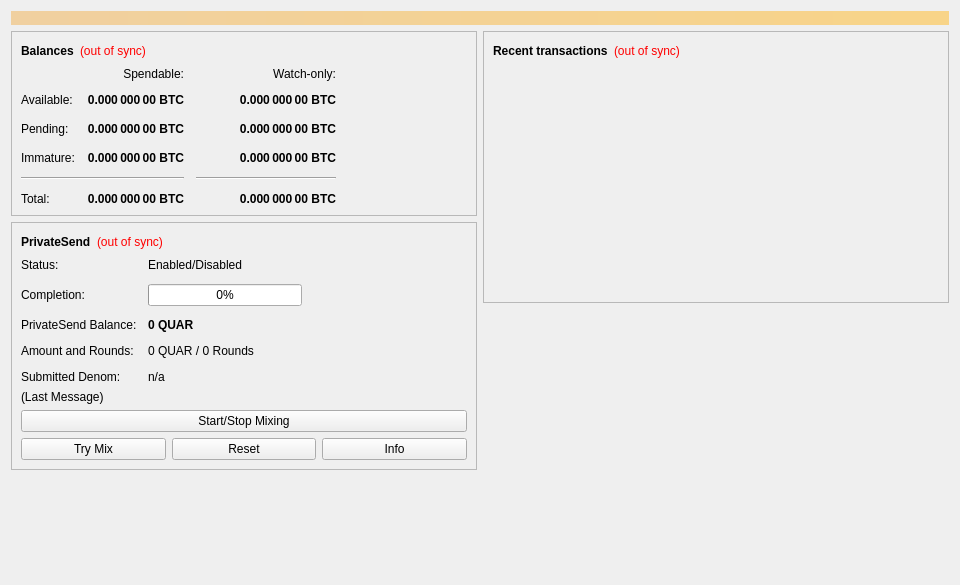
<?xml version="1.0" encoding="UTF-8"?>
<ui version="4.0">
 <class>OverviewPage</class>
 <widget class="QWidget" name="OverviewPage">
  <property name="geometry">
   <rect>
    <x>0</x>
    <y>0</y>
    <width>960</width>
    <height>585</height>
   </rect>
  </property>
  <property name="minimumSize">
   <size>
    <width>960</width>
    <height>0</height>
   </size>
  </property>
  <property name="windowTitle">
   <string>Form</string>
  </property>
  <layout class="QVBoxLayout" name="topLayout">
   <item>
    <widget class="QLabel" name="labelAlerts">
     <property name="visible">
      <bool>false</bool>
     </property>
     <property name="styleSheet">
      <string notr="true">background-color: qlineargradient(x1: 0, y1: 0, x2: 1, y2: 0, stop:0 #F0D0A0, stop:1 #F8D488); color:#000000;</string>
     </property>
     <property name="wordWrap">
      <bool>true</bool>
     </property>
     <property name="margin">
      <number>3</number>
     </property>
    </widget>
   </item>
   <item>
    <layout class="QHBoxLayout" name="horizontalLayout" stretch="1,1">
     <item>
      <layout class="QVBoxLayout" name="verticalLayout_2">
       <item>
        <widget class="QFrame" name="frame">
         <property name="frameShape">
          <enum>QFrame::StyledPanel</enum>
         </property>
         <property name="frameShadow">
          <enum>QFrame::Raised</enum>
         </property>
         <layout class="QVBoxLayout" name="verticalLayout_4">
          <item>
           <layout class="QHBoxLayout" name="horizontalLayout_4">
            <item>
             <widget class="QLabel" name="label_5">
              <property name="font">
               <font>
                <weight>75</weight>
                <bold>true</bold>
               </font>
              </property>
              <property name="text">
               <string>Balances</string>
              </property>
             </widget>
            </item>
            <item>
             <widget class="QLabel" name="labelWalletStatus">
              <property name="toolTip">
               <string>The displayed information may be out of date. Your wallet automatically synchronizes with the QUAR network after a connection is established, but this process has not completed yet.</string>
              </property>
              <property name="styleSheet">
               <string notr="true">QLabel { color: red; }</string>
              </property>
              <property name="text">
               <string notr="true">(out of sync)</string>
              </property>
              <property name="alignment">
               <set>Qt::AlignLeading|Qt::AlignLeft|Qt::AlignVCenter</set>
              </property>
             </widget>
            </item>
            <item>
             <spacer name="horizontalSpacer_3">
              <property name="orientation">
               <enum>Qt::Horizontal</enum>
              </property>
              <property name="sizeHint" stdset="0">
               <size>
                <width>40</width>
                <height>20</height>
               </size>
              </property>
             </spacer>
            </item>
           </layout>
          </item>
          <item>
           <layout class="QGridLayout" name="gridLayout">
            <property name="spacing">
             <number>12</number>
            </property>
            <item row="2" column="2">
             <widget class="QLabel" name="labelWatchPending">
              <property name="font">
               <font>
                <weight>75</weight>
                <bold>true</bold>
               </font>
              </property>
              <property name="cursor">
               <cursorShape>IBeamCursor</cursorShape>
              </property>
              <property name="toolTip">
               <string>Unconfirmed transactions to watch-only addresses</string>
              </property>
              <property name="text">
               <string notr="true">0.000 000 00 BTC</string>
              </property>
              <property name="alignment">
               <set>Qt::AlignRight|Qt::AlignTrailing|Qt::AlignVCenter</set>
              </property>
              <property name="textInteractionFlags">
               <set>Qt::LinksAccessibleByMouse|Qt::TextSelectableByKeyboard|Qt::TextSelectableByMouse</set>
              </property>
             </widget>
            </item>
            <item row="2" column="1">
             <widget class="QLabel" name="labelUnconfirmed">
              <property name="font">
               <font>
                <weight>75</weight>
                <bold>true</bold>
               </font>
              </property>
              <property name="cursor">
               <cursorShape>IBeamCursor</cursorShape>
              </property>
              <property name="toolTip">
               <string>Total of transactions that have yet to be confirmed, and do not yet count toward the spendable balance</string>
              </property>
              <property name="text">
               <string notr="true">0.000 000 00 BTC</string>
              </property>
              <property name="alignment">
               <set>Qt::AlignRight|Qt::AlignTrailing|Qt::AlignVCenter</set>
              </property>
              <property name="textInteractionFlags">
               <set>Qt::LinksAccessibleByMouse|Qt::TextSelectableByKeyboard|Qt::TextSelectableByMouse</set>
              </property>
             </widget>
            </item>
            <item row="3" column="2">
             <widget class="QLabel" name="labelWatchImmature">
              <property name="font">
               <font>
                <weight>75</weight>
                <bold>true</bold>
               </font>
              </property>
              <property name="cursor">
               <cursorShape>IBeamCursor</cursorShape>
              </property>
              <property name="toolTip">
               <string>Mined balance in watch-only addresses that has not yet matured</string>
              </property>
              <property name="text">
               <string notr="true">0.000 000 00 BTC</string>
              </property>
              <property name="alignment">
               <set>Qt::AlignRight|Qt::AlignTrailing|Qt::AlignVCenter</set>
              </property>
              <property name="textInteractionFlags">
               <set>Qt::LinksAccessibleByMouse|Qt::TextSelectableByKeyboard|Qt::TextSelectableByMouse</set>
              </property>
             </widget>
            </item>
            <item row="4" column="0" colspan="2">
             <widget class="Line" name="lineSpendableBalance">
              <property name="orientation">
               <enum>Qt::Horizontal</enum>
              </property>
             </widget>
            </item>
            <item row="4" column="2">
             <widget class="Line" name="lineWatchBalance">
              <property name="sizePolicy">
               <sizepolicy hsizetype="Preferred" vsizetype="Fixed">
                <horstretch>0</horstretch>
                <verstretch>0</verstretch>
               </sizepolicy>
              </property>
              <property name="minimumSize">
               <size>
                <width>140</width>
                <height>0</height>
               </size>
              </property>
              <property name="orientation">
               <enum>Qt::Horizontal</enum>
              </property>
             </widget>
            </item>
            <item row="5" column="0">
             <widget class="QLabel" name="labelTotalText">
              <property name="text">
               <string>Total:</string>
              </property>
             </widget>
            </item>
            <item row="3" column="1">
             <widget class="QLabel" name="labelImmature">
              <property name="font">
               <font>
                <weight>75</weight>
                <bold>true</bold>
               </font>
              </property>
              <property name="cursor">
               <cursorShape>IBeamCursor</cursorShape>
              </property>
              <property name="toolTip">
               <string>Mined balance that has not yet matured</string>
              </property>
              <property name="text">
               <string notr="true">0.000 000 00 BTC</string>
              </property>
              <property name="alignment">
               <set>Qt::AlignRight|Qt::AlignTrailing|Qt::AlignVCenter</set>
              </property>
              <property name="textInteractionFlags">
               <set>Qt::LinksAccessibleByMouse|Qt::TextSelectableByKeyboard|Qt::TextSelectableByMouse</set>
              </property>
             </widget>
            </item>
            <item row="2" column="3">
             <spacer name="horizontalSpacer_2">
              <property name="orientation">
               <enum>Qt::Horizontal</enum>
              </property>
              <property name="sizeHint" stdset="0">
               <size>
                <width>40</width>
                <height>20</height>
               </size>
              </property>
             </spacer>
            </item>
            <item row="3" column="0">
             <widget class="QLabel" name="labelImmatureText">
              <property name="text">
               <string>Immature:</string>
              </property>
             </widget>
            </item>
            <item row="5" column="1">
             <widget class="QLabel" name="labelTotal">
              <property name="font">
               <font>
                <weight>75</weight>
                <bold>true</bold>
               </font>
              </property>
              <property name="cursor">
               <cursorShape>IBeamCursor</cursorShape>
              </property>
              <property name="toolTip">
               <string>Your current total balance</string>
              </property>
              <property name="text">
               <string notr="true">0.000 000 00 BTC</string>
              </property>
              <property name="alignment">
               <set>Qt::AlignRight|Qt::AlignTrailing|Qt::AlignVCenter</set>
              </property>
              <property name="textInteractionFlags">
               <set>Qt::LinksAccessibleByMouse|Qt::TextSelectableByKeyboard|Qt::TextSelectableByMouse</set>
              </property>
             </widget>
            </item>
            <item row="5" column="2">
             <widget class="QLabel" name="labelWatchTotal">
              <property name="font">
               <font>
                <weight>75</weight>
                <bold>true</bold>
               </font>
              </property>
              <property name="cursor">
               <cursorShape>IBeamCursor</cursorShape>
              </property>
              <property name="toolTip">
               <string>Current total balance in watch-only addresses</string>
              </property>
              <property name="text">
               <string notr="true">0.000 000 00 BTC</string>
              </property>
              <property name="alignment">
               <set>Qt::AlignRight|Qt::AlignTrailing|Qt::AlignVCenter</set>
              </property>
              <property name="textInteractionFlags">
               <set>Qt::LinksAccessibleByMouse|Qt::TextSelectableByKeyboard|Qt::TextSelectableByMouse</set>
              </property>
             </widget>
            </item>
            <item row="0" column="2">
             <widget class="QLabel" name="labelWatchonly">
              <property name="text">
               <string>Watch-only:</string>
              </property>
              <property name="alignment">
               <set>Qt::AlignRight|Qt::AlignTrailing|Qt::AlignVCenter</set>
              </property>
             </widget>
            </item>
            <item row="1" column="0">
             <widget class="QLabel" name="labelBalanceText">
              <property name="text">
               <string>Available:</string>
              </property>
             </widget>
            </item>
            <item row="1" column="1">
             <widget class="QLabel" name="labelBalance">
              <property name="font">
               <font>
                <weight>75</weight>
                <bold>true</bold>
               </font>
              </property>
              <property name="cursor">
               <cursorShape>IBeamCursor</cursorShape>
              </property>
              <property name="toolTip">
               <string>Your current spendable balance</string>
              </property>
              <property name="text">
               <string notr="true">0.000 000 00 BTC</string>
              </property>
              <property name="alignment">
               <set>Qt::AlignRight|Qt::AlignTrailing|Qt::AlignVCenter</set>
              </property>
              <property name="textInteractionFlags">
               <set>Qt::LinksAccessibleByMouse|Qt::TextSelectableByKeyboard|Qt::TextSelectableByMouse</set>
              </property>
             </widget>
            </item>
            <item row="1" column="2">
             <widget class="QLabel" name="labelWatchAvailable">
              <property name="font">
               <font>
                <weight>75</weight>
                <bold>true</bold>
               </font>
              </property>
              <property name="cursor">
               <cursorShape>IBeamCursor</cursorShape>
              </property>
              <property name="toolTip">
               <string>Your current balance in watch-only addresses</string>
              </property>
              <property name="text">
               <string notr="true">0.000 000 00 BTC</string>
              </property>
              <property name="alignment">
               <set>Qt::AlignRight|Qt::AlignTrailing|Qt::AlignVCenter</set>
              </property>
              <property name="textInteractionFlags">
               <set>Qt::LinksAccessibleByMouse|Qt::TextSelectableByKeyboard|Qt::TextSelectableByMouse</set>
              </property>
             </widget>
            </item>
            <item row="2" column="0">
             <widget class="QLabel" name="labelPendingText">
              <property name="text">
               <string>Pending:</string>
              </property>
             </widget>
            </item>
            <item row="0" column="1">
             <widget class="QLabel" name="labelSpendable">
              <property name="text">
               <string>Spendable:</string>
              </property>
              <property name="alignment">
               <set>Qt::AlignRight|Qt::AlignTrailing|Qt::AlignVCenter</set>
              </property>
             </widget>
            </item>
           </layout>
          </item>
         </layout>
        </widget>
       </item>
       <item>
        <widget class="QFrame" name="framePrivateSend">
         <property name="layoutDirection">
          <enum>Qt::LeftToRight</enum>
         </property>
         <property name="frameShape">
          <enum>QFrame::StyledPanel</enum>
         </property>
         <property name="frameShadow">
          <enum>QFrame::Raised</enum>
         </property>
         <layout class="QVBoxLayout" name="VerticalLayout_PS1">
          <item>
           <layout class="QHBoxLayout" name="horizontalLayout_5">
            <item>
             <widget class="QLabel" name="labelPrivateSendHeader">
              <property name="font">
               <font>
                <weight>75</weight>
                <bold>true</bold>
               </font>
              </property>
              <property name="text">
               <string>PrivateSend</string>
              </property>
             </widget>
            </item>
            <item>
             <widget class="QLabel" name="labelPrivateSendSyncStatus">
              <property name="toolTip">
               <string>The displayed information may be out of date. Your wallet automatically synchronizes with the QUAR network after a connection is established, but this process has not completed yet.</string>
              </property>
              <property name="styleSheet">
               <string notr="true">QLabel { color: red; }</string>
              </property>
              <property name="text">
               <string notr="true">(out of sync)</string>
              </property>
              <property name="alignment">
               <set>Qt::AlignLeading|Qt::AlignLeft|Qt::AlignVCenter</set>
              </property>
             </widget>
            </item>
            <item>
             <spacer name="horizontalSpacer_4">
              <property name="orientation">
               <enum>Qt::Horizontal</enum>
              </property>
              <property name="sizeHint" stdset="0">
               <size>
                <width>40</width>
                <height>20</height>
               </size>
              </property>
             </spacer>
            </item>
           </layout>
          </item>
          <item>
           <layout class="QFormLayout" name="privateSendFormLayout">
            <property name="fieldGrowthPolicy">
             <enum>QFormLayout::AllNonFixedFieldsGrow</enum>
            </property>
            <property name="horizontalSpacing">
             <number>11</number>
            </property>
            <property name="verticalSpacing">
             <number>12</number>
            </property>
            <item row="0" column="0">
             <widget class="QLabel" name="labelPrivateSendEnabledText">
              <property name="text">
               <string>Status:</string>
              </property>
             </widget>
            </item>
            <item row="0" column="1">
             <widget class="QLabel" name="labelPrivateSendEnabled">
              <property name="text">
               <string>Enabled/Disabled</string>
              </property>
             </widget>
            </item>
            <item row="1" column="0">
             <widget class="QLabel" name="labelCompletitionText">
              <property name="text">
               <string>Completion:</string>
              </property>
             </widget>
            </item>
            <item row="1" column="1">
             <widget class="QProgressBar" name="privateSendProgress">
              <property name="maximumSize">
               <size>
                <width>154</width>
                <height>16777215</height>
               </size>
              </property>
              <property name="value">
               <number>0</number>
              </property>
             </widget>
            </item>
            <item row="2" column="0">
             <widget class="QLabel" name="labelAnonymizedText">
              <property name="text">
               <string>PrivateSend Balance:</string>
              </property>
             </widget>
            </item>
            <item row="2" column="1">
             <widget class="QLabel" name="labelAnonymized">
              <property name="font">
               <font>
                <weight>75</weight>
                <bold>true</bold>
               </font>
              </property>
              <property name="text">
               <string notr="true">0 QUAR</string>
              </property>
             </widget>
            </item>
            <item row="3" column="0">
             <widget class="QLabel" name="labelAmountAndRoundsText">
              <property name="text">
               <string>Amount and Rounds:</string>
              </property>
             </widget>
            </item>
            <item row="3" column="1">
             <widget class="QLabel" name="labelAmountRounds">
              <property name="text">
               <string>0 QUAR / 0 Rounds</string>
              </property>
             </widget>
            </item>
            <item row="4" column="0">
             <widget class="QLabel" name="labelSubmittedDenomText">
              <property name="text">
               <string>Submitted Denom:</string>
              </property>
             </widget>
            </item>
            <item row="4" column="1">
             <widget class="QLabel" name="labelSubmittedDenom">
              <property name="toolTip">
               <string>The denominations you submitted to the Masternode.&lt;br&gt;To mix, other users must submit the exact same denominations.</string>
              </property>
              <property name="text">
               <string>n/a</string>
              </property>
             </widget>
            </item>
           </layout>
          </item>
          <item>
           <layout class="QVBoxLayout" name="VerticalLayout_PS">
            <item>
             <widget class="QLabel" name="labelPrivateSendLastMessage">
              <property name="text">
               <string>(Last Message)</string>
              </property>
              <property name="alignment">
               <set>Qt::AlignLeading|Qt::AlignLeft|Qt::AlignTop</set>
              </property>
              <property name="wordWrap">
               <bool>true</bool>
              </property>
             </widget>
            </item>
            <item>
             <widget class="QPushButton" name="togglePrivateSend">
              <property name="sizePolicy">
               <sizepolicy hsizetype="MinimumExpanding" vsizetype="Fixed">
                <horstretch>0</horstretch>
                <verstretch>0</verstretch>
               </sizepolicy>
              </property>
              <property name="text">
               <string>Start/Stop Mixing</string>
              </property>
             </widget>
            </item>
            <item>
             <layout class="QHBoxLayout" name="horizontalLayout_debugbuttons">
              <item>
               <widget class="QPushButton" name="privateSendAuto">
                <property name="sizePolicy">
                 <sizepolicy hsizetype="MinimumExpanding" vsizetype="Fixed">
                  <horstretch>0</horstretch>
                  <verstretch>0</verstretch>
                 </sizepolicy>
                </property>
                <property name="toolTip">
                 <string>Try to manually submit a PrivateSend request.</string>
                </property>
                <property name="text">
                 <string>Try Mix</string>
                </property>
               </widget>
              </item>
              <item>
               <widget class="QPushButton" name="privateSendReset">
                <property name="sizePolicy">
                 <sizepolicy hsizetype="MinimumExpanding" vsizetype="Fixed">
                  <horstretch>0</horstretch>
                  <verstretch>0</verstretch>
                 </sizepolicy>
                </property>
                <property name="toolTip">
                 <string>Reset the current status of PrivateSend (can interrupt PrivateSend if it's in the process of Mixing, which can cost you money!)</string>
                </property>
                <property name="autoFillBackground">
                 <bool>false</bool>
                </property>
                <property name="text">
                 <string>Reset</string>
                </property>
               </widget>
              </item>
              <item>
               <widget class="QPushButton" name="privateSendInfo">
                <property name="sizePolicy">
                 <sizepolicy hsizetype="MinimumExpanding" vsizetype="Fixed">
                  <horstretch>0</horstretch>
                  <verstretch>0</verstretch>
                 </sizepolicy>
                </property>
                <property name="toolTip">
                 <string>Information about PrivateSend and Mixing</string>
                </property>
                <property name="text">
                 <string>Info</string>
                </property>
               </widget>
              </item>
             </layout>
            </item>
           </layout>
          </item>
         </layout>
        </widget>
       </item>
       <item>
        <spacer name="verticalSpacer">
         <property name="orientation">
          <enum>Qt::Vertical</enum>
         </property>
         <property name="sizeHint" stdset="0">
          <size>
           <width>20</width>
           <height>40</height>
          </size>
         </property>
        </spacer>
       </item>
      </layout>
     </item>
     <item>
      <layout class="QVBoxLayout" name="verticalLayout_3">
       <item>
        <widget class="QFrame" name="frame_2">
         <property name="frameShape">
          <enum>QFrame::StyledPanel</enum>
         </property>
         <property name="frameShadow">
          <enum>QFrame::Raised</enum>
         </property>
         <layout class="QVBoxLayout" name="verticalLayout">
          <item>
           <layout class="QHBoxLayout" name="horizontalLayout_2">
            <item>
             <widget class="QLabel" name="label_4">
              <property name="font">
               <font>
                <weight>75</weight>
                <bold>true</bold>
               </font>
              </property>
              <property name="text">
               <string>Recent transactions</string>
              </property>
             </widget>
            </item>
            <item>
             <widget class="QLabel" name="labelTransactionsStatus">
              <property name="toolTip">
               <string>The displayed information may be out of date. Your wallet automatically synchronizes with the QUAR network after a connection is established, but this process has not completed yet.</string>
              </property>
              <property name="styleSheet">
               <string notr="true">QLabel { color: red; }</string>
              </property>
              <property name="text">
               <string notr="true">(out of sync)</string>
              </property>
              <property name="alignment">
               <set>Qt::AlignLeading|Qt::AlignLeft|Qt::AlignVCenter</set>
              </property>
             </widget>
            </item>
            <item>
             <spacer name="horizontalSpacer">
              <property name="orientation">
               <enum>Qt::Horizontal</enum>
              </property>
              <property name="sizeHint" stdset="0">
               <size>
                <width>40</width>
                <height>20</height>
               </size>
              </property>
             </spacer>
            </item>
           </layout>
          </item>
          <item>
           <widget class="QListView" name="listTransactions">
            <property name="styleSheet">
             <string notr="true">QListView { background: transparent; }</string>
            </property>
            <property name="frameShape">
             <enum>QFrame::NoFrame</enum>
            </property>
            <property name="verticalScrollBarPolicy">
             <enum>Qt::ScrollBarAlwaysOff</enum>
            </property>
            <property name="horizontalScrollBarPolicy">
             <enum>Qt::ScrollBarAlwaysOff</enum>
            </property>
            <property name="selectionMode">
             <enum>QAbstractItemView::NoSelection</enum>
            </property>
           </widget>
          </item>
         </layout>
        </widget>
       </item>
       <item>
        <spacer name="verticalSpacer_2">
         <property name="orientation">
          <enum>Qt::Vertical</enum>
         </property>
         <property name="sizeHint" stdset="0">
          <size>
           <width>20</width>
           <height>40</height>
          </size>
         </property>
        </spacer>
       </item>
      </layout>
     </item>
    </layout>
   </item>
  </layout>
 </widget>
 <resources/>
 <connections/>
</ui>
